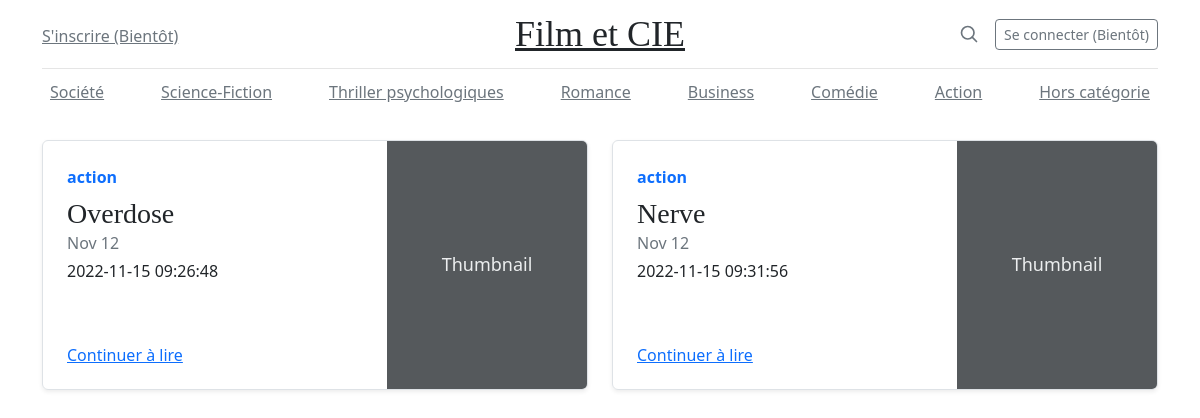
The page /action on the database its author committed.
### tables this page shows
CREATE TABLE posts (
    id INTEGER PRIMARY KEY AUTOINCREMENT,
    created TIMESTAMP NOT NULL DEFAULT CURRENT_TIMESTAMP,
    title TEXT NOT NULL,
    acroche TEXT NOT NULL,
    content TEXT NOT NULL,
    origine TEXT,
    genre TEXT
);

### main.py (the view)
@app.route('/<string:genre_id>')
def genre(genre_id):
    genre = get_genre(genre_id)
    return render_template('genre.html', genres=genre)

### main.py (called while the page is built)
def get_db_connection():
    conn = sqlite3.connect('database.db')
    conn.row_factory = sqlite3.Row
    return conn

def get_genre(genre_id):
    conn = get_db_connection()
    genre = conn.execute('SELECT * FROM posts WHERE genre = ?',
                        (genre_id,)).fetchall()
    conn.close()
    if genre is None:
        abort(404)
    return genre

### templates/genre.html (shortened to what this page needs)
<!DOCTYPE html>
<html lang="fr">
<head>
    <link href="../static/css/assets/dist/css/bootstrap.min.css" rel="stylesheet">
    <link href="blog.css" rel="stylesheet">
</head>
<body>
<div class="container">
  <header class="blog-header lh-1 py-3">
    <div class="row flex-nowrap justify-content-between align-items-center">
      <div class="col-4 pt-1">
        <a class="link-secondary" href="#">S'inscrire (Bientôt)</a>
      </div>
      <div class="col-4 text-center">
        <a class="blog-header-logo text-dark" href="create">Film et CIE</a>
      </div>
      <div class="col-4 d-flex justify-content-end align-items-center">
        <a class="link-secondary" href="#" aria-label="Search">
          <svg xmlns="http://www.w3.org/2000/svg" width="20" height="20" fill="none" stroke="currentColor" stroke-linecap="round" stroke-linejoin="round" stroke-width="2" class="mx-3" role="img" viewBox="0 0 24 24"><title>Search</title><circle cx="10.5" cy="10.5" r="7.5"/><path d="M21 21l-5.2-5.2"/></svg>
        </a>
        <a class="btn btn-sm btn-outline-secondary" href="#">Se connecter (Bientôt)</a>
      </div>
    </div>
  </header>
  <div class="nav-scroller py-1 mb-2">
    <nav class="nav d-flex justify-content-between">
      <a class="p-2 link-secondary" href="{{url_for('genre',genre_id='societe')}}">Société</a>
      <a class="p-2 link-secondary" href="{{url_for('genre',genre_id='science-fiction')}}">Science-Fiction</a>
      <a class="p-2 link-secondary" href="{{url_for('genre',genre_id='thriller')}}">Thriller psychologiques</a>
      <a class="p-2 link-secondary" href="{{url_for('genre',genre_id='romance')}}">Romance</a>
      <a class="p-2 link-secondary" href="{{url_for('genre',genre_id='business')}}">Business</a>
      <a class="p-2 link-secondary" href="{{url_for('genre',genre_id='comedie')}}">Comédie</a>
      <a class="p-2 link-secondary" href="{{url_for('genre',genre_id='action')}}">Action</a>
      <a class="p-2 link-secondary" href="{{url_for('genre',genre_id='hors-categorie')}}">Hors catégorie</a>
    </nav>
  </div>
</div>
<main class="container">
<div class="row mb-2">
    {% for post in genres %}
    <div class="col-md-6">
      <div class="row g-0 border rounded overflow-hidden flex-md-row mb-4 shadow-sm h-md-250 position-relative">
        <div class="col p-4 d-flex flex-column position-static">
          <strong class="d-inline-block mb-2 text-primary">{{ post['genre'] }}</strong>
          <h3 class="mb-0">{{ post['title'] }}</h3>
          <div class="mb-1 text-muted">Nov 12</div>
          <p class="card-text mb-auto">{{ post['created'] }}</p>
          <a href="{{ url_for('post', post_id=post['id']) }}" class="stretched-link">Continuer à lire</a>
        </div>
        <div class="col-auto d-none d-lg-block">
          <svg class="bd-placeholder-img" width="200" height="250" xmlns="http://www.w3.org/2000/svg" role="img" aria-label="Placeholder: Thumbnail" preserveAspectRatio="xMidYMid slice" focusable="false"><title>Placeholder</title><rect width="100%" height="100%" fill="#55595c"/><text x="50%" y="50%" fill="#eceeef" dy=".3em">Thumbnail</text></svg>
        </div>
      </div>
    </div>
    {% endfor %}
  </div>
</main>
</body>
</html>

### static/css/blog.css (style rules this page uses)
.blog-header { border-bottom: 1px solid #e5e5e5; }
.blog-header-logo { font-family: "Playfair Display", Georgia, "Times New Roman", serif; font-size: 2.25rem; }
h1, h2, h3, h4, h5, h6 { font-family: "Playfair Display", Georgia, "Times New Roman", serif; }
@media (min-width: 768px) { .h-md-250 { height: 250px; } }

### templates/genre.html (style rules this page uses)
.bd-placeholder-img { font-size: 1.125rem; text-anchor: middle; -webkit-user-select: none; -moz-user-select: none; user-select: none; }
.nav-scroller .nav { display: flex; flex-wrap: nowrap; padding-bottom: 1rem; margin-top: -1px; overflow-x: auto; text-align: center; white-space: nowrap; -webkit-overflow-scrolling: touch; }

### rows shown on the page
posts: genre "action", title "Overdose", created "2022-11-15 09:26:48"
posts: genre "action", title "Nerve", created "2022-11-15 09:31:56"
